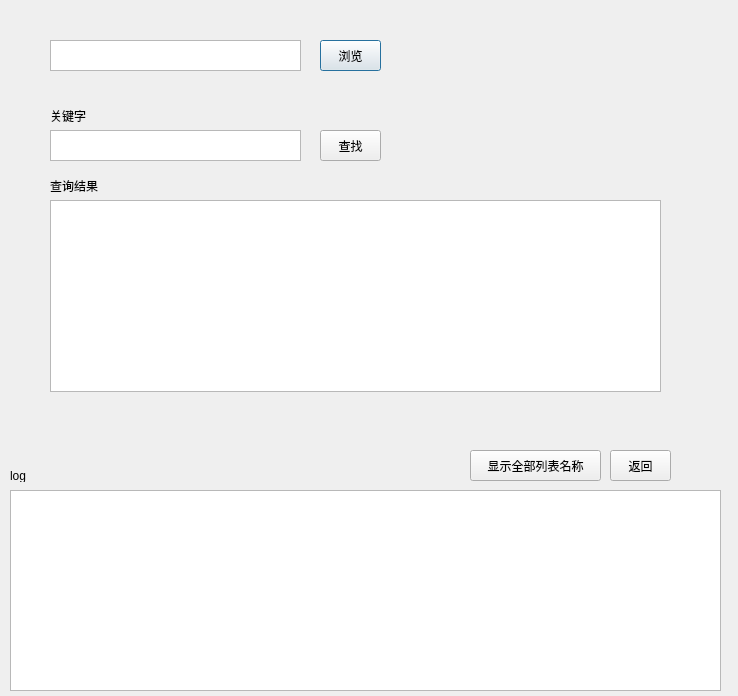
<?xml version="1.0" encoding="UTF-8"?>
<ui version="4.0">
 <class>log_form</class>
 <widget class="QDialog" name="log_form">
  <property name="geometry">
   <rect>
    <x>0</x>
    <y>0</y>
    <width>738</width>
    <height>696</height>
   </rect>
  </property>
  <property name="windowTitle">
   <string>Dialog</string>
  </property>
  <widget class="QTextEdit" name="log_text">
   <property name="geometry">
    <rect>
     <x>10</x>
     <y>490</y>
     <width>711</width>
     <height>201</height>
    </rect>
   </property>
  </widget>
  <widget class="QLabel" name="user_label">
   <property name="geometry">
    <rect>
     <x>10</x>
     <y>470</y>
     <width>36</width>
     <height>12</height>
    </rect>
   </property>
   <property name="text">
    <string>log</string>
   </property>
  </widget>
  <widget class="QTextEdit" name="file_path_text">
   <property name="geometry">
    <rect>
     <x>50</x>
     <y>40</y>
     <width>251</width>
     <height>31</height>
    </rect>
   </property>
  </widget>
  <widget class="QPushButton" name="file_path_button">
   <property name="geometry">
    <rect>
     <x>320</x>
     <y>40</y>
     <width>61</width>
     <height>31</height>
    </rect>
   </property>
   <property name="text">
    <string>浏览</string>
   </property>
  </widget>
  <widget class="QTextEdit" name="find_text">
   <property name="geometry">
    <rect>
     <x>50</x>
     <y>130</y>
     <width>251</width>
     <height>31</height>
    </rect>
   </property>
  </widget>
  <widget class="QPushButton" name="find_button">
   <property name="geometry">
    <rect>
     <x>320</x>
     <y>130</y>
     <width>61</width>
     <height>31</height>
    </rect>
   </property>
   <property name="text">
    <string>查找</string>
   </property>
  </widget>
  <widget class="QPushButton" name="return_button">
   <property name="geometry">
    <rect>
     <x>610</x>
     <y>450</y>
     <width>61</width>
     <height>31</height>
    </rect>
   </property>
   <property name="text">
    <string>返回</string>
   </property>
  </widget>
  <widget class="QPushButton" name="all_sheet_name_button">
   <property name="geometry">
    <rect>
     <x>470</x>
     <y>450</y>
     <width>131</width>
     <height>31</height>
    </rect>
   </property>
   <property name="text">
    <string>显示全部列表名称</string>
   </property>
  </widget>
  <widget class="QLabel" name="key_label">
   <property name="geometry">
    <rect>
     <x>50</x>
     <y>110</y>
     <width>54</width>
     <height>12</height>
    </rect>
   </property>
   <property name="text">
    <string>关键字</string>
   </property>
  </widget>
  <widget class="QTableWidget" name="tableWidget">
   <property name="geometry">
    <rect>
     <x>50</x>
     <y>200</y>
     <width>611</width>
     <height>192</height>
    </rect>
   </property>
  </widget>
  <widget class="QLabel" name="findresult_label">
   <property name="geometry">
    <rect>
     <x>50</x>
     <y>180</y>
     <width>54</width>
     <height>12</height>
    </rect>
   </property>
   <property name="text">
    <string>查询结果</string>
   </property>
  </widget>
 </widget>
 <resources/>
 <connections/>
</ui>
